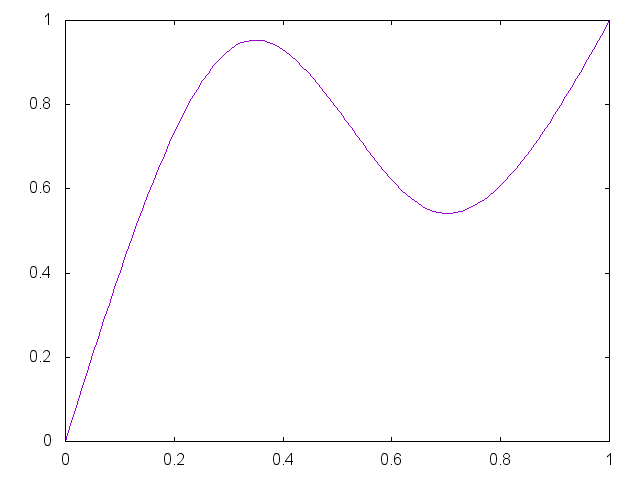

Source code (gnuplot):


set term png

set output "generate/static/generate/csplines-0.95-0.55.png"
plot '-' smooth csplines notitle
0 0
0.33 0.95
0.67 0.55 
1 1
e

reset;
